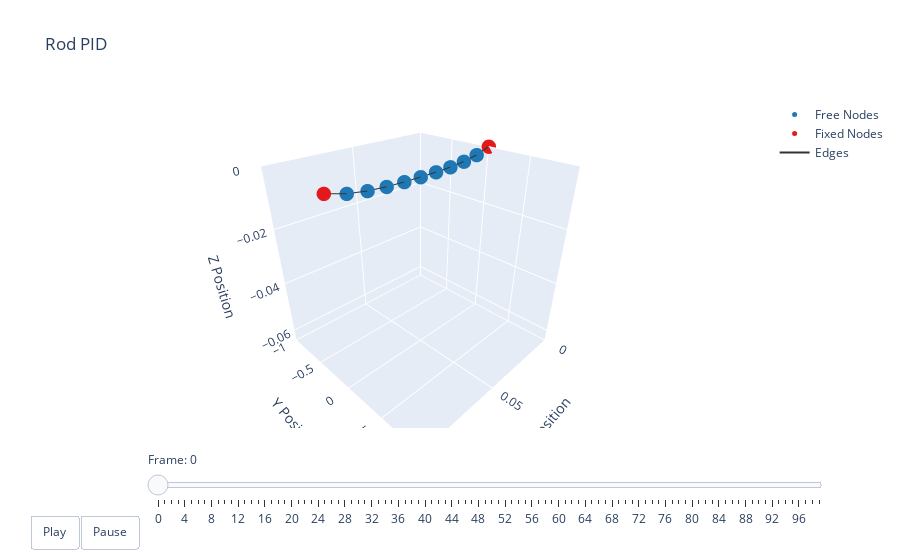

Notebook code for this chart:
### Code cell
t = np.arange(robot.sim_params.total_time, step=robot.sim_params.dt)
options = dismech.AnimationOptions(title='Rod PID', plot_step=1)

fig = dismech.get_interactive_animation_plotly(robot, t, qs, options)
fig.show()

### Figure 1 — Plotly figure (JSON) as saved in the notebook; plotly's stock layout.template omitted (floating-point values rounded to 4 significant figures)
{"data": [{"marker": {"color": "#1f78b4", "size": 5}, "mode": "markers", "name": "Free Nodes", "type": "scatter3d", "x": [0.009881, 0.01987, 0.02991, 0.03995, 0.05, 0.06005, 0.07009, 0.08013, 0.09012], "y": [0.0, 0.0, 0.0, 0.0, 0.0, 0.0, 0.0, 0.0, 0.0], "z": [-0.001639, -0.002557, -0.003004, -0.003187, -0.003233, -0.003187, -0.003004, -0.002557, -0.001639]}, {"marker": {"color": "#e31a1c", "size": 5}, "mode": "markers", "name": "Fixed Nodes", "type": "scatter3d", "x": [0.0, 0.1], "y": [0.0, 0.0], "z": [0.0, 0.0]}, {"line": {"color": "#333333", "width": 2}, "mode": "lines", "name": "Edges", "type": "scatter3d", "x": [0, 0.009881, null, 0.009881, 0.01987, null, 0.01987, 0.02991, null, 0.02991, 0.03995, null, 0.03995, 0.05, null, 0.05, 0.06005, null, 0.06005, 0.07009, null, 0.07009, 0.08013, null, 0.08013, 0.09012, null, 0.09012, 0.1, null], "y": [0, 0, null, 0, 0, null, 0, 0, null, 0, 0, null, 0, 0, null, 0, 0, null, 0, 0, null, 0, 0, null, 0, 0, null, 0, 0, null], "z": [0, -0.001639, null, -0.001639, -0.002557, null, -0.002557, -0.003004, null, -0.003004, -0.003187, null, -0.003187, -0.003233, null, -0.003233, -0.003187, null, -0.003187, -0.003004, null, -0.003004, -0.002557, null, -0.002557, -0.001639, null, -0.001639, 0, null]}, {"color": "rgba(166, 206, 227, 0.7)", "i": [], "j": [], "k": [], "name": "Faces", "opacity": 0.7, "showscale": false, "type": "mesh3d", "x": [0.0, 0.009881, 0.01987, 0.02991, 0.03995, 0.05, 0.06005, 0.07009, 0.08013, 0.09012, 0.1], "y": [0.0, 0.0, 0.0, 0.0, 0.0, 0.0, 0.0, 0.0, 0.0, 0.0, 0.0], "z": [0.0, -0.001639, -0.002557, -0.003004, -0.003187, -0.003233, -0.003187, -0.003004, -0.002557, -0.001639, 0.0]}], "layout": {"scene": {"camera": {"eye": {"x": 1.225, "y": 1.225, "z": 1.0}}, "xaxis": {"range": [0, 0.1], "title": {"text": "X Position"}}, "yaxis": {"range": [0, 0], "title": {"text": "Y Position"}}, "zaxis": {"range": [-0.06461, 0], "title": {"text": "Z Position"}}}, "sliders": [{"currentvalue": {"prefix": "Frame: "}, "steps": [{"args": [["0"], {"frame": {"duration": 50, "redraw": true}, "mode": "immediate"}], "label": "0", "method": "animate"}, {"args": [["1"], {"frame": {"duration": 50, "redraw": true}, "mode": "immediate"}], "label": "1", "method": "animate"}, {"args": [["2"], {"frame": {"duration": 50, "redraw": true}, "mode": "immediate"}], "label": "2", "method": "animate"}, {"args": [["3"], {"frame": {"duration": 50, "redraw": true}, "mode": "immediate"}], "label": "3", "method": "animate"}, {"args": [["4"], {"frame": {"duration": 50, "redraw": true}, "mode": "immediate"}], "label": "4", "method": "animate"}, {"args": [["5"], {"frame": {"duration": 50, "redraw": true}, "mode": "immediate"}], "label": "5", "method": "animate"}, {"args": [["6"], {"frame": {"duration": 50, "redraw": true}, "mode": "immediate"}], "label": "6", "method": "animate"}, {"args": [["7"], {"frame": {"duration": 50, "redraw": true}, "mode": "immediate"}], "label": "7", "method": "animate"}, {"args": [["8"], {"frame": {"duration": 50, "redraw": true}, "mode": "immediate"}], "label": "8", "method": "animate"}, {"args": [["9"], {"frame": {"duration": 50, "redraw": true}, "mode": "immediate"}], "label": "9", "method": "animate"}, {"args": [["10"], {"frame": {"duration": 50, "redraw": true}, "mode": "immediate"}], "label": "10", "method": "animate"}, {"args": [["11"], {"frame": {"duration": 50, "redraw": true}, "mode": "immediate"}], "label": "11", "method": "animate"}, {"args": [["12"], {"frame": {"duration": 50, "redraw": true}, "mode": "immediate"}], "label": "12", "method": "animate"}, {"args": [["13"], {"frame": {"duration": 50, "redraw": true}, "mode": "immediate"}], "label": "13", "method": "animate"}, {"args": [["14"], {"frame": {"duration": 50, "redraw": true}, "mode": "immediate"}], "label": "14", "method": "animate"}, {"args": [["15"], {"frame": {"duration": 50, "redraw": true}, "mode": "immediate"}], "label": "15", "method": "animate"}, {"args": [["16"], {"frame": {"duration": 50, "redraw": true}, "mode": "immediate"}], "label": "16", "method": "animate"}, {"args": [["17"], {"frame": {"duration": 50, "redraw": true}, "mode": "immediate"}], "label": "17", "method": "animate"}, {"args": [["18"], {"frame": {"duration": 50, "redraw": true}, "mode": "immediate"}], "label": "18", "method": "animate"}, {"args": [["19"], {"frame": {"duration": 50, "redraw": true}, "mode": "immediate"}], "label": "19", "method": "animate"}, {"args": [["20"], {"frame": {"duration": 50, "redraw": true}, "mode": "immediate"}], "label": "20", "method": "animate"}, {"args": [["21"], {"frame": {"duration": 50, "redraw": true}, "mode": "immediate"}], "label": "21", "method": "animate"}, {"args": [["22"], {"frame": {"duration": 50, "redraw": true}, "mode": "immediate"}], "label": "22", "method": "animate"}, {"args": [["23"], {"frame": {"duration": 50, "redraw": true}, "mode": "immediate"}], "label": "23", "method": "animate"}, {"args": [["24"], {"frame": {"duration": 50, "redraw": true}, "mode": "immediate"}], "label": "24", "method": "animate"}, {"args": [["25"], {"frame": {"duration": 50, "redraw": true}, "mode": "immediate"}], "label": "25", "method": "animate"}, {"args": [["26"], {"frame": {"duration": 50, "redraw": true}, "mode": "immediate"}], "label": "26", "method": "animate"}, {"args": [["27"], {"frame": {"duration": 50, "redraw": true}, "mode": "immediate"}], "label": "27", "method": "animate"}, {"args": [["28"], {"frame": {"duration": 50, "redraw": true}, "mode": "immediate"}], "label": "28", "method": "animate"}, {"args": [["29"], {"frame": {"duration": 50, "redraw": true}, "mode": "immediate"}], "label": "29", "method": "animate"}, {"args": [["30"], {"frame": {"duration": 50, "redraw": true}, "mode": "immediate"}], "label": "30", "method": "animate"}, {"args": [["31"], {"frame": {"duration": 50, "redraw": true}, "mode": "immediate"}], "label": "31", "method": "animate"}, {"args": [["32"], {"frame": {"duration": 50, "redraw": true}, "mode": "immediate"}], "label": "32", "method": "animate"}, {"args": [["33"], {"frame": {"duration": 50, "redraw": true}, "mode": "immediate"}], "label": "33", "method": "animate"}, {"args": [["34"], {"frame": {"duration": 50, "redraw": true}, "mode": "immediate"}], "label": "34", "method": "animate"}, {"args": [["35"], {"frame": {"duration": 50, "redraw": true}, "mode": "immediate"}], "label": "35", "method": "animate"}, {"args": [["36"], {"frame": {"duration": 50, "redraw": true}, "mode": "immediate"}], "label": "36", "method": "animate"}, {"args": [["37"], {"frame": {"duration": 50, "redraw": true}, "mode": "immediate"}], "label": "37", "method": "animate"}, {"args": [["38"], {"frame": {"duration": 50, "redraw": true}, "mode": "immediate"}], "label": "38", "method": "animate"}, {"args": [["39"], {"frame": {"duration": 50, "redraw": true}, "mode": "immediate"}], "label": "39", "method": "animate"}, {"args": [["40"], {"frame": {"duration": 50, "redraw": true}, "mode": "immediate"}], "label": "40", "method": "animate"}, {"args": [["41"], {"frame": {"duration": 50, "redraw": true}, "mode": "immediate"}], "label": "41", "method": "animate"}, {"args": [["42"], {"frame": {"duration": 50, "redraw": true}, "mode": "immediate"}], "label": "42", "method": "animate"}, {"args": [["43"], {"frame": {"duration": 50, "redraw": true}, "mode": "immediate"}], "label": "43", "method": "animate"}, {"args": [["44"], {"frame": {"duration": 50, "redraw": true}, "mode": "immediate"}], "label": "44", "method": "animate"}, {"args": [["45"], {"frame": {"duration": 50, "redraw": true}, "mode": "immediate"}], "label": "45", "method": "animate"}, {"args": [["46"], {"frame": {"duration": 50, "redraw": true}, "mode": "immediate"}], "label": "46", "method": "animate"}, {"args": [["47"], {"frame": {"duration": 50, "redraw": true}, "mode": "immediate"}], "label": "47", "method": "animate"}, {"args": [["48"], {"frame": {"duration": 50, "redraw": true}, "mode": "immediate"}], "label": "48", "method": "animate"}, {"args": [["49"], {"frame": {"duration": 50, "redraw": true}, "mode": "immediate"}], "label": "49", "method": "animate"}, {"args": [["50"], {"frame": {"duration": 50, "redraw": true}, "mode": "immediate"}], "label": "50", "method": "animate"}, {"args": [["51"], {"frame": {"duration": 50, "redraw": true}, "mode": "immediate"}], "label": "51", "method": "animate"}, {"args": [["52"], {"frame": {"duration": 50, "redraw": true}, "mode": "immediate"}], "label": "52", "method": "animate"}, {"args": [["53"], {"frame": {"duration": 50, "redraw": true}, "mode": "immediate"}], "label": "53", "method": "animate"}, {"args": [["54"], {"frame": {"duration": 50, "redraw": true}, "mode": "immediate"}], "label": "54", "method": "animate"}, {"args": [["55"], {"frame": {"duration": 50, "redraw": true}, "mode": "immediate"}], "label": "55", "method": "animate"}, {"args": [["56"], {"frame": {"duration": 50, "redraw": true}, "mode": "immediate"}], "label": "56", "method": "animate"}, {"args": [["57"], {"frame": {"duration": 50, "redraw": true}, "mode": "immediate"}], "label": "57", "method": "animate"}, {"args": [["58"], {"frame": {"duration": 50, "redraw": true}, "mode": "immediate"}], "label": "58", "method": "animate"}, {"args": [["59"], {"frame": {"duration": 50, "redraw": true}, "mode": "immediate"}], "label": "59", "method": "animate"}, {"args": [["60"], {"frame": {"duration": 50, "redraw": true}, "mode": "immediate"}], "label": "60", "method": "animate"}, {"args": [["61"], {"frame": {"duration": 50, "redraw": true}, "mode": "immediate"}], "label": "61", "method": "animate"}, {"args": [["62"], {"frame": {"duration": 50, "redraw": true}, "mode": "immediate"}], "label": "62", "method": "animate"}, {"args": [["63"], {"frame": {"duration": 50, "redraw": true}, "mode": "immediate"}], "label": "63", "method": "animate"}, {"args": [["64"], {"frame": {"duration": 50, "redraw": true}, "mode": "immediate"}], "label": "64", "method": "animate"}, {"args": [["65"], {"frame": {"duration": 50, "redraw": true}, "mode": "immediate"}], "label": "65", "method": "animate"}, {"args": [["66"], {"frame": {"duration": 50, "redraw": true}, "mode": "immediate"}], "label": "66", "method": "animate"}, {"args": [["67"], {"frame": {"duration": 50, "redraw": true}, "mode": "immediate"}], "label": "67", "method": "animate"}, {"args": [["68"], {"frame": {"duration": 50, "redraw": true}, "mode": "immediate"}], "label": "68", "method": "animate"}, {"args": [["69"], {"frame": {"duration": 50, "redraw": true}, "mode": "immediate"}], "label": "69", "method": "animate"}, {"args": [["70"], {"frame": {"duration": 50, "redraw": true}, "mode": "immediate"}], "label": "70", "method": "animate"}, {"args": [["71"], {"frame": {"duration": 50, "redraw": true}, "mode": "immediate"}], "label": "71", "method": "animate"}, {"args": [["72"], {"frame": {"duration": 50, "redraw": true}, "mode": "immediate"}], "label": "72", "method": "animate"}, {"args": [["73"], {"frame": {"duration": 50, "redraw": true}, "mode": "immediate"}], "label": "73", "method": "animate"}, {"args": [["74"], {"frame": {"duration": 50, "redraw": true}, "mode": "immediate"}], "label": "74", "method": "animate"}, {"args": [["75"], {"frame": {"duration": 50, "redraw": true}, "mode": "immediate"}], "label": "75", "method": "animate"}, {"args": [["76"], {"frame": {"duration": 50, "redraw": true}, "mode": "immediate"}], "label": "76", "method": "animate"}, {"args": [["77"], {"frame": {"duration": 50, "redraw": true}, "mode": "immediate"}], "label": "77", "method": "animate"}, {"args": [["78"], {"frame": {"duration": 50, "redraw": true}, "mode": "immediate"}], "label": "78", "method": "animate"}, {"args": [["79"], {"frame": {"duration": 50, "redraw": true}, "mode": "immediate"}], "label": "79", "method": "animate"}, {"args": [["80"], {"frame": {"duration": 50, "redraw": true}, "mode": "immediate"}], "label": "80", "method": "animate"}, {"args": [["81"], {"frame": {"duration": 50, "redraw": true}, "mode": "immediate"}], "label": "81", "method": "animate"}, {"args": [["82"], {"frame": {"duration": 50, "redraw": true}, "mode": "immediate"}], "label": "82", "method": "animate"}, {"args": [["83"], {"frame": {"duration": 50, "redraw": true}, "mode": "immediate"}], "label": "83", "method": "animate"}, {"args": [["84"], {"frame": {"duration": 50, "redraw": true}, "mode": "immediate"}], "label": "84", "method": "animate"}, {"args": [["85"], {"frame": {"duration": 50, "redraw": true}, "mode": "immediate"}], "label": "85", "method": "animate"}, {"args": [["86"], {"frame": {"duration": 50, "redraw": true}, "mode": "immediate"}], "label": "86", "method": "animate"}, {"args": [["87"], {"frame": {"duration": 50, "redraw": true}, "mode": "immediate"}], "label": "87", "method": "animate"}, {"args": [["88"], {"frame": {"duration": 50, "redraw": true}, "mode": "immediate"}], "label": "88", "method": "animate"}, {"args": [["89"], {"frame": {"duration": 50, "redraw": true}, "mode": "immediate"}], "label": "89", "method": "animate"}, {"args": [["90"], {"frame": {"duration": 50, "redraw": true}, "mode": "immediate"}], "label": "90", "method": "animate"}, {"args": [["91"], {"frame": {"duration": 50, "redraw": true}, "mode": "immediate"}], "label": "91", "method": "animate"}, {"args": [["92"], {"frame": {"duration": 50, "redraw": true}, "mode": "immediate"}], "label": "92", "method": "animate"}, {"args": [["93"], {"frame": {"duration": 50, "redraw": true}, "mode": "immediate"}], "label": "93", "method": "animate"}, {"args": [["94"], {"frame": {"duration": 50, "redraw": true}, "mode": "immediate"}], "label": "94", "method": "animate"}, {"args": [["95"], {"frame": {"duration": 50, "redraw": true}, "mode": "immediate"}], "label": "95", "method": "animate"}, {"args": [["96"], {"frame": {"duration": 50, "redraw": true}, "mode": "immediate"}], "label": "96", "method": "animate"}, {"args": [["97"], {"frame": {"duration": 50, "redraw": true}, "mode": "immediate"}], "label": "97", "method": "animate"}, {"args": [["98"], {"frame": {"duration": 50, "redraw": true}, "mode": "immediate"}], "label": "98", "method": "animate"}, {"args": [["99"], {"frame": {"duration": 50, "redraw": true}, "mode": "immediate"}], "label": "99", "method": "animate"}], "transition": {"duration": 0}, "x": 0.1, "y": 0}], "title": {"text": "Rod PID"}, "updatemenus": [{"buttons": [{"args": [null, {"frame": {"duration": 50, "redraw": true}, "fromcurrent": true}], "label": "Play", "method": "animate"}, {"args": [[null], {"frame": {"duration": 0, "redraw": true}, "mode": "immediate"}], "label": "Pause", "method": "animate"}], "direction": "left", "pad": {"r": 10, "t": 87}, "showactive": false, "type": "buttons", "x": 0.1, "xanchor": "right", "y": 0, "yanchor": "top"}]}}
